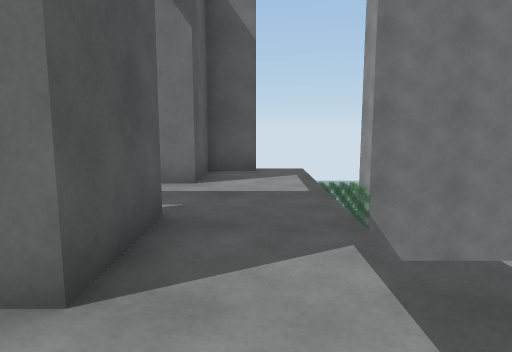
View 1 (above)

19 first-person views from a walk through a 3-D level made in the Unity game engine. The camera is 1.2 m above the floor, tilts 8° down and sees 70° across. The floor is counted in squares, 1 m on a side. Each view is taken from the middle of a square. On the plan, view 1 faces up. The plan holds only what a view shows up to about 15 squares ahead; the rest is blank. The place goes on beyond the plan. The player is left out. Door leaves are left out, so doorways stand open. Some surface patterns are stand-ins.

View 2
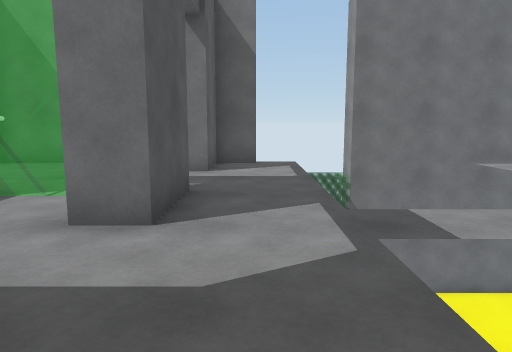

View 3
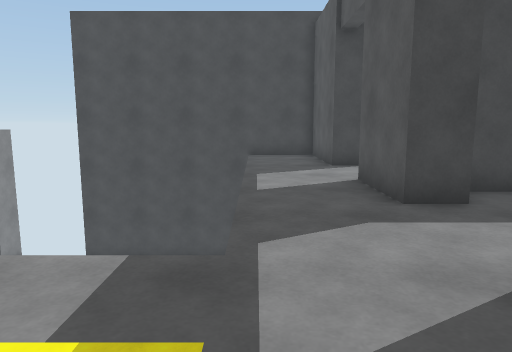

View 4
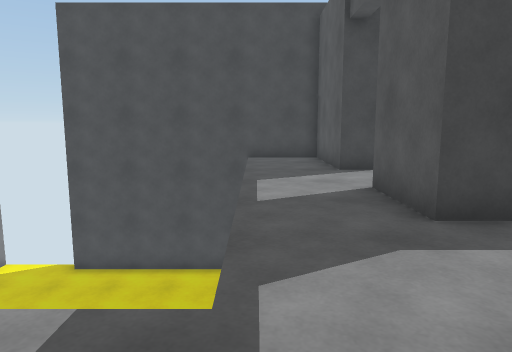

View 5
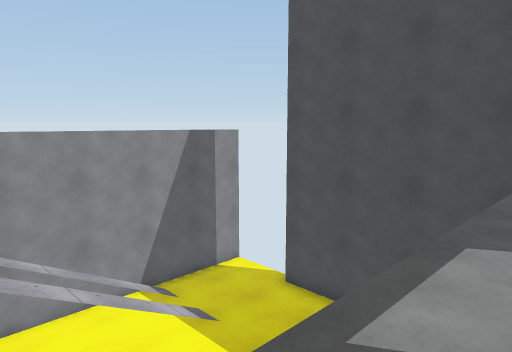

View 6
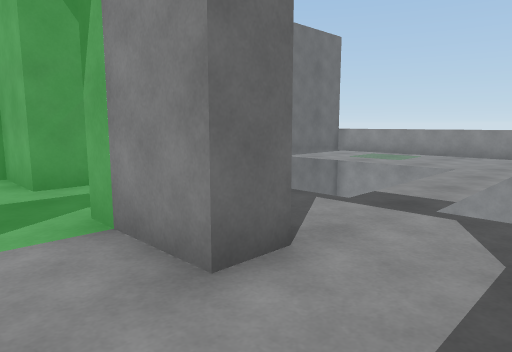

View 7
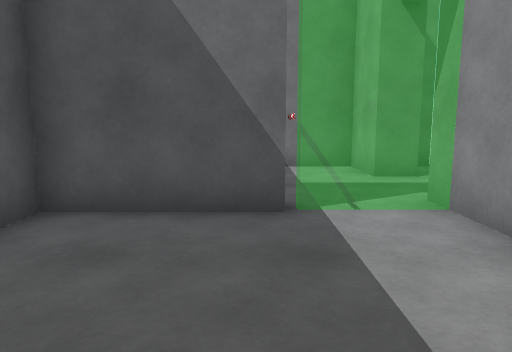

View 8
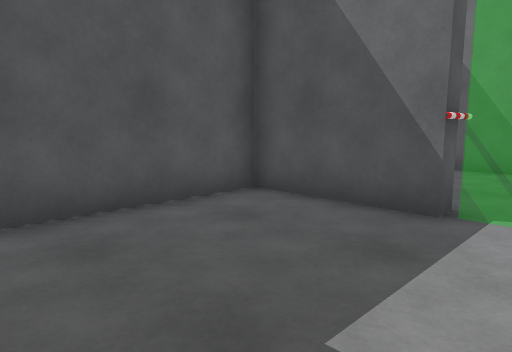

View 9
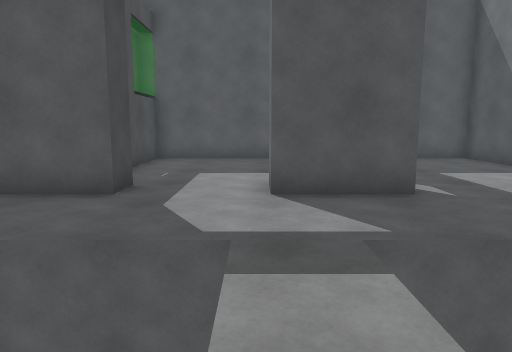

View 10
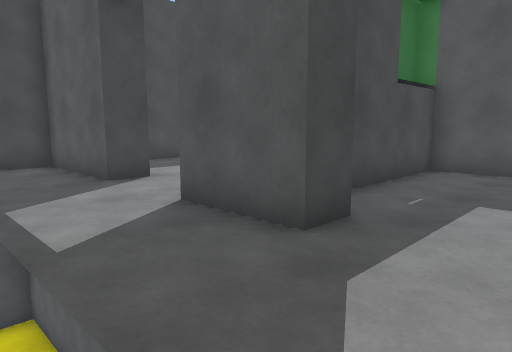

View 11
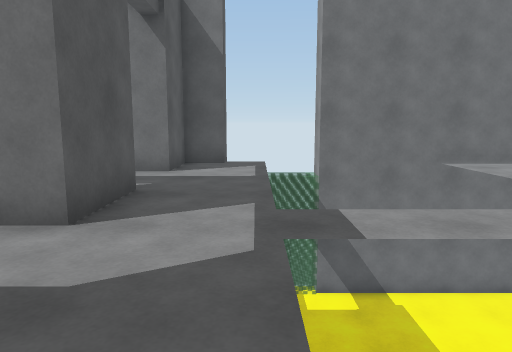

View 12
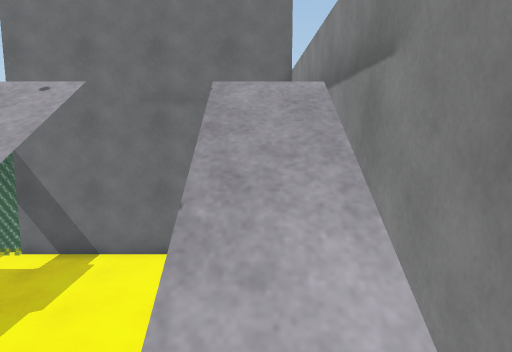

View 13
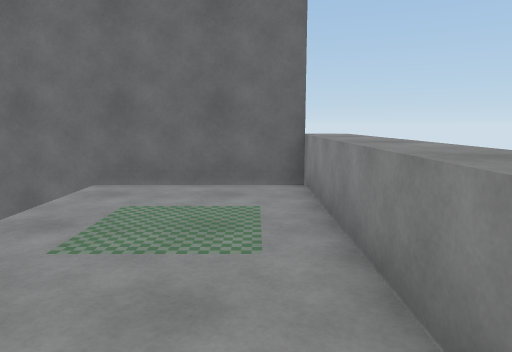

View 14
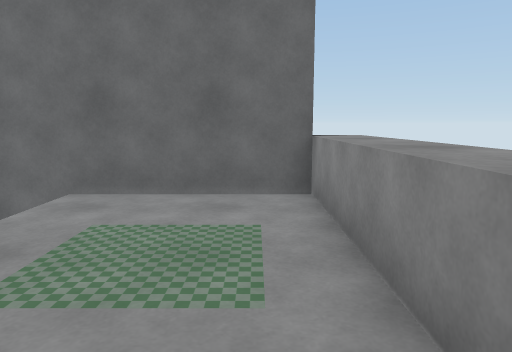

View 15
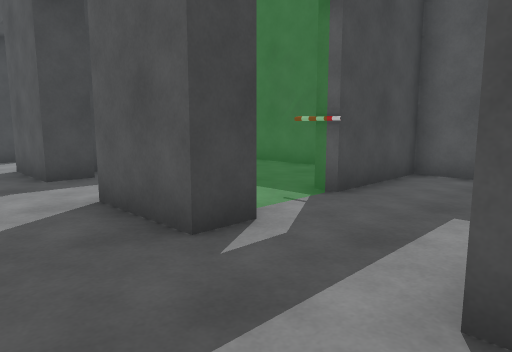

View 16
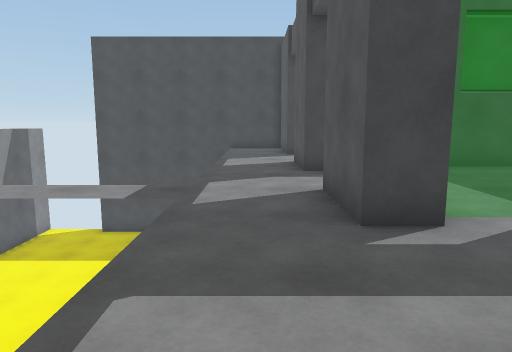

View 17
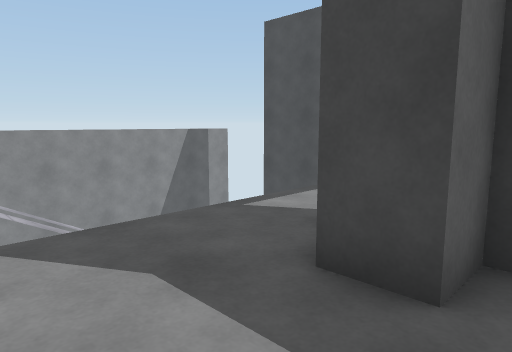

View 18
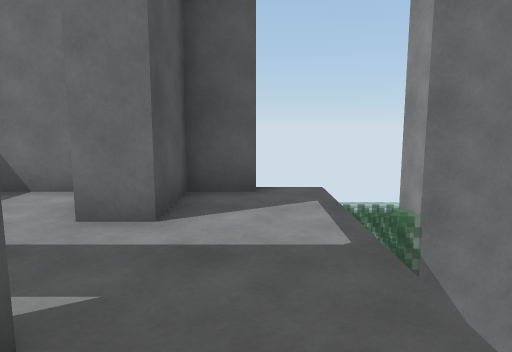

View 19
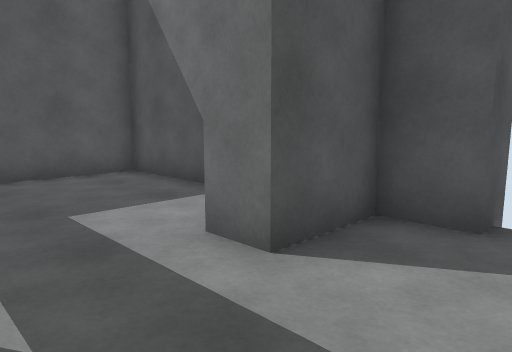

### Floor plan
Key: @ floor where view 1 was taken; # wall or solid block; . main floor; - floor 4.25 m lower than the main floor; / step, stairs or slope; D open door; = window, fence, low wall or low ledge; ^ raised ledge; v drop or lower ground; O other object.
Columns run from 8 left of view 1 to 12 right of it. Each row starts with its distance up from view 1.
 11         #  #
 10 #########.v#########^
  9 #.....##..vvvvv....^^
  8 #.....##..vvvvv....^^
  7 #.....DD..vvvvv....^^
  6 #.....DD..vvvvv....^^
  5 #.....DD..   vv....^^
  4 ###OO=##..     ....^^
  3 #.....##..vvvvv....^
  2 #.....DD...........^
  1 #.....DD..    --/-/#
  0 #.....DD@.    --/-/#
 -1 #.....##..    --/-/#
 -2 #==#####..    --/-/#
 -3        #..------/-/#
 -4       ....------/-/#
 -5      .....    --/-/#
 -6      .##.. -----/-/#
 -7     .. #..---------#
 -8    ..  #..---------#
 -9    ..  #..------DDDD
-10   ###  #########DDDD

Positions as (right, up) in squares from view 1, and headings:
1: (0, 0), facing up
2: (0, -2), facing up
3: (1, 5), facing down
4: (1, 4), facing down
5: (0, 0), facing down-right
6: (-4, 0), facing up-right
7: (-5, -1), facing up
8: (-3, -1), facing up-left
9: (5, 2), facing left
10: (2, 2), facing down-left
11: (1, -2), facing up
12: (10, -1), facing up
13: (10, 2), facing up
14: (10, 3), facing up
15: (1, 8), facing down-left
16: (0, 9), facing down
17: (-3, 2), facing down-right
18: (0, 3), facing up
19: (1, 5), facing up-left
